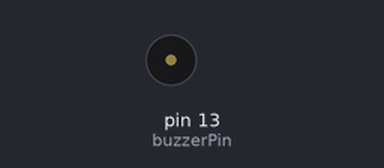
Bench run of a sketch on a simulated Arduino Uno, built with avr-gcc and run on an emulated ATmega328P. Parts: buzzer (waves = sounding).

Above: at 1.4 s.
At 9.22 s:
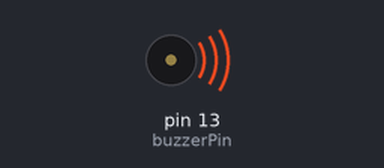
Timing chart, 0 to 9.5 s (numbered marks = the images above):
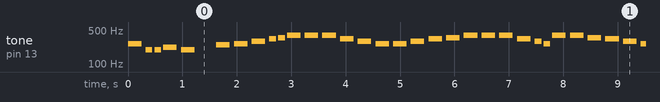

The sketch:

Buzzer_Music1.ino
```cpp
int buzzerPin = 13; // Pin connected to the buzzer

int melody[] = {
  262, 196, 196, 220, 196, 0, 247, 262, // C4, G3, G3, A3, G3, rest, B3, C4
  294, 330, 349, 392, 392, 392, 330, 294, // D4, E4, F4, G4, G4, G4, E4, D4
  262, 262, 294, 330, 349, 392, 392, 392, // C4, C4, D4, E4, F4, G4, G4, G4
  330, 294, 262, 392, 392, 349, 330, 294, // E4, D4, C4, G4, G4, F4, E4, D4
  262, 262, 196, 196, 220, 196, 0, 247, // C4, C4, G3, G3, A3, G3, rest, B3
  262, 330, 349, 392, 392, 330, 294, 247, // C4, E4, F4, G4, G4, E4, D4, B3
  262 // C4 (final note)
};

int noteDurations[] = {
  4, 8, 8, 4, 4, 4, 4, 4,
  4, 8, 8, 4, 4, 4, 4, 4,
  4, 4, 4, 4, 4, 4, 4, 4,
  4, 8, 8, 4, 4, 4, 4, 4,
  4, 4, 4, 4, 4, 4, 4, 4,
  4, 8, 8, 4, 4, 4, 4, 4,
  2 // Final note (held longer)
};

void setup() {
  pinMode(buzzerPin, OUTPUT);
}

void loop() {
  for (int i = 0; i < sizeof(melody) / sizeof(melody[0]); i++) {
    int noteDuration = 1000 / noteDurations[i]; // Calculate note duration in milliseconds
    tone(buzzerPin, melody[i], noteDuration);

    // Delay between notes for a slight pause
    int pauseBetweenNotes = noteDuration * 1.30; // Adjust for desired tempo
    delay(pauseBetweenNotes);
    noTone(buzzerPin); // Stop the tone before the next note
  }
}
```

Measured:
- by itself, tone on pin 13 (buzzerPin): plays 262 Hz for 0.25 s, 196 Hz for 0.13 s, 196 Hz for 0.13 s, 220 Hz for 0.25 s, 196 Hz for 0.25 s, 247 Hz for 0.25 s … (411 notes in this stretch)
